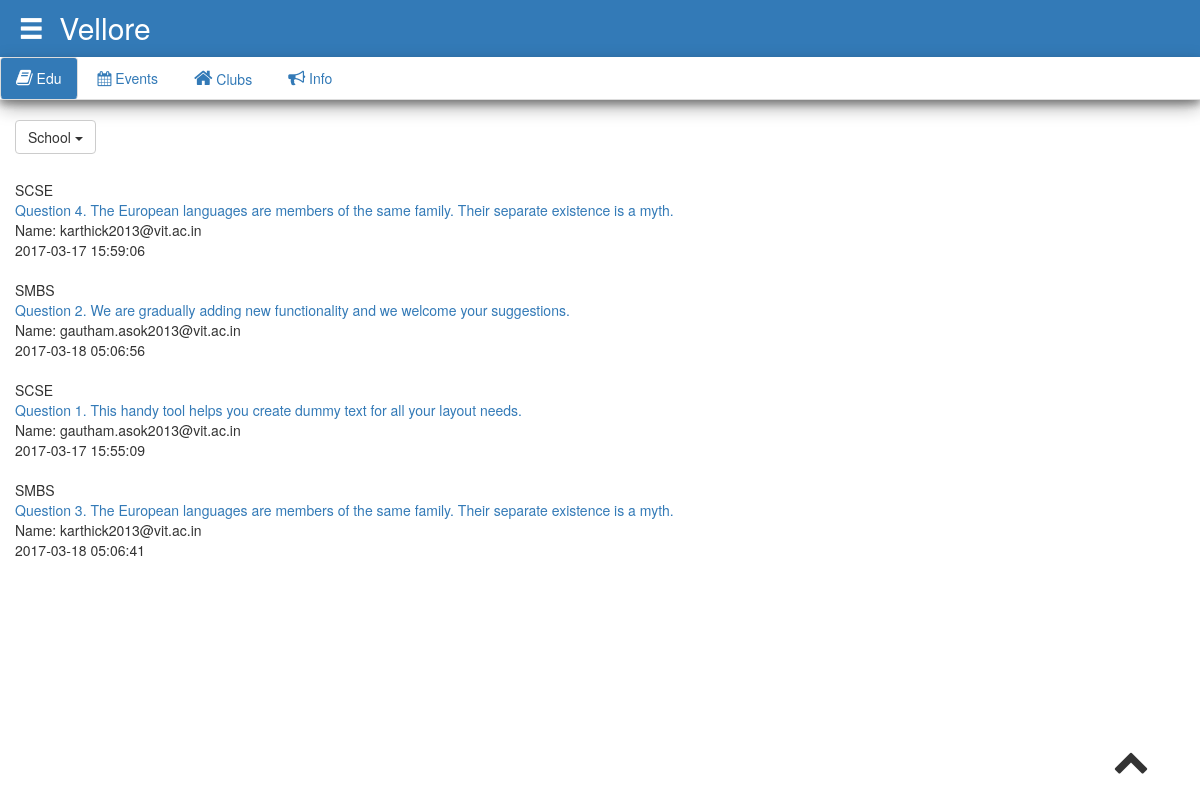
The app's page /vellore.php with its own data.
### tables this page shows
CREATE TABLE `academics_questions` (
  `slno` int(11) NOT NULL,
  `q_id` varchar(20) NOT NULL,
  `question` text NOT NULL,
  `asked_by` varchar(50) NOT NULL,
  `question_school_id` varchar(20) NOT NULL,
  `posted_date` timestamp NOT NULL DEFAULT CURRENT_TIMESTAMP ON UPDATE CURRENT_TIMESTAMP
);

CREATE TABLE `academics_school` (
  `slno` int(11) NOT NULL,
  `school` varchar(20) NOT NULL,
  `school_id` varchar(20) NOT NULL,
  `campus` varchar(20) NOT NULL
);

### vellore.php (the view, shortened to what this page needs)
<?php
$servername = "localhost";
$username = "root";
$password = "gautham";
$dbname = "vit360";
$conn = mysqli_connect($servername, $username, $password, $dbname);
?>
<!DOCTYPE html>
<html lang="en">
<head>
  <link rel="stylesheet" href="css/main_style.css">
  <link rel="stylesheet" href="https://maxcdn.bootstrapcdn.com/bootstrap/3.3.7/css/bootstrap.min.css">
  <link rel="stylesheet" href="https://cdnjs.cloudflare.com/ajax/libs/font-awesome/4.7.0/css/font-awesome.min.css">
</head>
<body>
<div data-spy="affix" style="background-color: #fff;" class="shadow">
<div class="container-fluid" style="padding: 7px;background-color: #337ab7; color: #fff">&nbsp;&nbsp;
<span onclick="openNav()" class="glyphicon glyphicon-menu-hamburger" style="font-size: 25px;"></span>&nbsp;&nbsp;&nbsp;&nbsp;<span style="font-size: 30px;">Vellore</span>
</div>
<div class="shadow" onclick="closeBav()">
  <ul class="nav nav-tabs nav-pills" style="background-color: #fff;" id="myTab">
    <li class="active"><a data-toggle="tab" href="#home"><i class="fa fa-book" style="font-size: 18px;"></i>&nbsp;Edu</a></li>
    <li><a data-toggle="tab" href="#menu1"><i class="fa fa-calendar" style="font-size: 15px;"></i>&nbsp;Events</a></li>
    <li><a data-toggle="tab" href="#menu2"><i class="fa fa-home" style="font-size: 20px;"></i>&nbsp;Clubs</a></li>
    <li><a data-toggle="tab" href="#menu3"><i class="fa fa-bullhorn" style="font-size: 17px;"></i>&nbsp;Info</a></li>
  </ul>
</div>
</div>
  <div class="container-fluid" onclick="closeBav()" style="padding-bottom: 20%;">
  <br><br><br><br><br><br>
  <div class="tab-content">
    <div id="home" class="tab-pane in active">
      <?php
$ans = $_GET['ans'];
if ($ans == null) {
echo "<div class='dropdown' style='position: fixed;'>
            <button class='btn btn-default dropdown-toggle' type='button' data-toggle='dropdown'>School  <span class='caret'></span></button>
           <ul class='dropdown-menu'>
          <li class='dropdown-header'>Select School</li>";
echo "</ul></div><br><br><br>";
$ax = $_GET['school'];
if ($ax != null) {
$asql = "SELECT *,academics_school.school FROM academics_questions JOIN academics_school ON academics_questions.question_school_id = academics_school.school_id WHERE (academics_school.campus='Chennai' AND academics_questions.question_school_id='".$ax."')";
}
else{
$asql = "SELECT *,academics_school.school FROM academics_questions JOIN academics_school ON academics_questions.question_school_id = academics_school.school_id WHERE (academics_school.campus='Chennai')";
}
$aresult = mysqli_query($conn, $asql);
if (mysqli_num_rows($aresult) > 0) {
    while($row = mysqli_fetch_assoc($aresult)) {
        echo $row["school"]."<br><a href='page.php?ans=".$row["q_id"]."'>" . $row["question"]. "</a> <br>Name: " . $row["asked_by"]. " <br>" . $row["posted_date"]."<br><br>";
    }
} else {
    echo "<center class='well'><strong><img src='images/res/tired.png' alt='I'm so tired of searching!/><br>Sry!<br><br>no results found<br><br>check after sometime</strong></center>";
}
}
      ?>
    </div>
  </div>
</div>
<div class="container-fluid stafab" onclick="closeBav()">
<span onclick="scrollToTop();return false">
<i class="fa fa-chevron-up" style="font-size:36px"></i>
</div>
</body>
</html>

### css/main_style.css (style rules this page uses)
.affix { top: 0; width: 100%; }
.shadow { box-shadow: 0 4px 8px 0 rgba(0, 0, 0, 0.2), 0 6px 20px 0 rgba(0, 0, 0, 0.19); }
.stafab { position: fixed; bottom: 5%; right: 3%; }

### records on screen
academics_questions: question_school.school "SCSE", question "Question 4. The European languages are members of the same family. Their separate existence is a myth.", asked_by "karthick2013@vit.ac.in", posted_date "2017-03-17 15:59:06"
academics_questions: question_school.school "SMBS", question "Question 2. We are gradually adding new functionality and we welcome your suggestions.", asked_by "gautham.asok2013@vit.ac.in", posted_date "2017-03-18 05:06:56"
academics_questions: question_school.school "SCSE", question "Question 1. This handy tool helps you create dummy text for all your layout needs.", asked_by "gautham.asok2013@vit.ac.in", posted_date "2017-03-17 15:55:09"
academics_questions: question_school.school "SMBS", question "Question 3. The European languages are members of the same family. Their separate existence is a myth.", asked_by "karthick2013@vit.ac.in", posted_date "2017-03-18 05:06:41"
